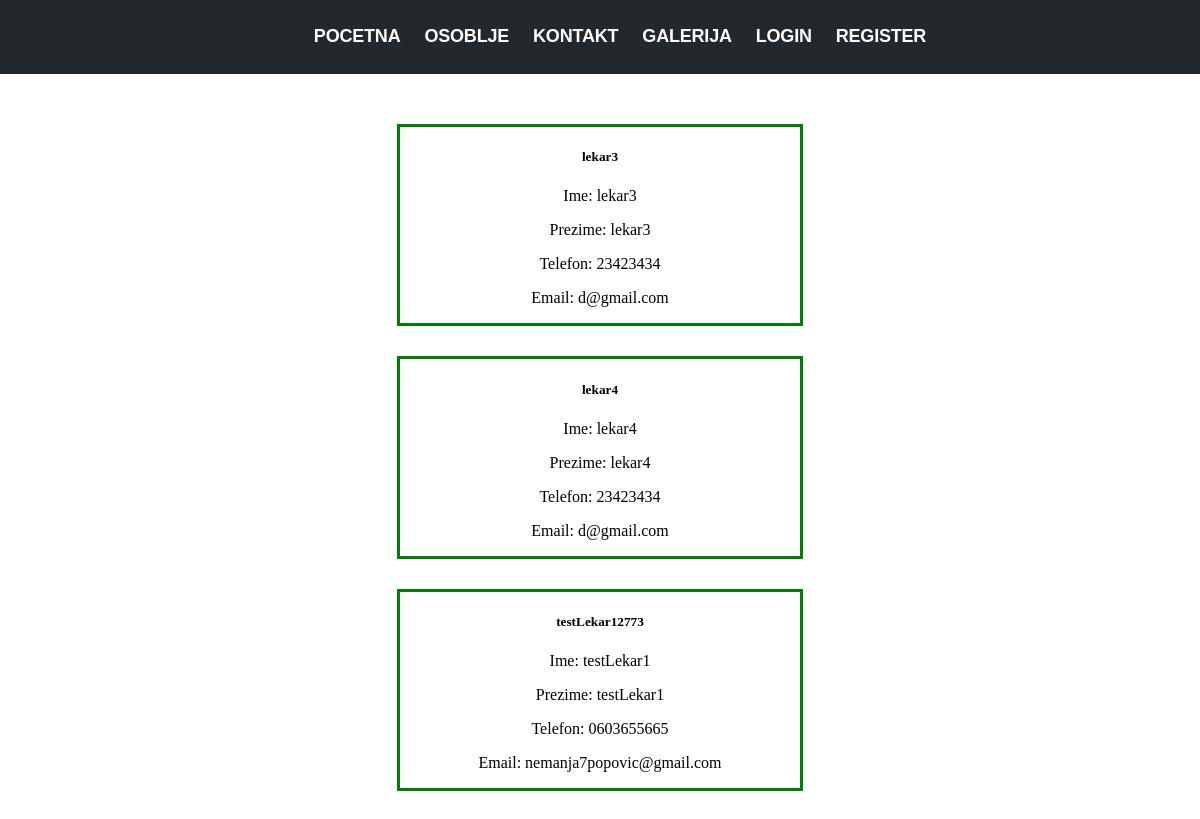
/osoblje.php, run on the app's committed database.
### tables this page shows
CREATE TABLE `korisnik` (
  `id` int(11) NOT NULL,
  `ime` varchar(30) NOT NULL,
  `prezime` varchar(30) NOT NULL,
  `korime` varchar(30) NOT NULL,
  `lozinka` varchar(30) NOT NULL,
  `pol` enum('musko','zensko') NOT NULL,
  `mesto_rodjenja` varchar(30) NOT NULL,
  `drzava_rodjenja` varchar(30) NOT NULL,
  `datum_rodjenja` date NOT NULL,
  `jmbg` int(13) NOT NULL,
  `telefon` varchar(20) NOT NULL,
  `email` varchar(50) NOT NULL,
  `slika` varchar(30) NOT NULL,
  `status` enum('pacijent','lekar','admin') NOT NULL,
  `status_odobrenja` enum('cekanje','odobren') NOT NULL
);

### assets/php/funkcije.php (called while the page is built, shortened)
<?php
function konekcija(){
    $servername = "localhost";
    $username = "root";
    $password = "";
    $dbname = "medicinska_ustanova";
    $conn = new mysqli($servername, $username, $password, $dbname);
    return $conn;
}
function get($sql){
    $conn = konekcija();
    $result = $conn->query($sql);
    return $result;
}
?>

### osoblje.php (the view, shortened to what this page needs)
<?php
include_once("assets/php/funkcije.php");
?>
<html>
<head>
    <link rel="stylesheet" href="assets/css/style.css">
</head>
<body>
<div class="navigacija">
    <?php include_once("assets/php/navigacija.php"); ?>
</div>
<div class="pocetna">
    <?php
        $lekari = get("SELECT * FROM korisnik WHERE status='lekar' AND status_odobrenja='odobren'");
        while ($lekar = $lekari->fetch_assoc()){
            ?>
                <div class="osoblje mx-auto">
                    <h5><b><?php echo $lekar["korime"]; ?></b></h5>
                    <p>Ime: <?php echo $lekar["ime"]; ?></p>
                    <p>Prezime: <?php echo $lekar["prezime"]; ?></p>
                    <p>Telefon: <?php echo $lekar["telefon"]; ?></p>
                    <p>Email: <?php echo $lekar["email"]; ?></p>
                </div>
            <?php
        }
    ?>
</div>
</body>
</html>

### assets/css/style.css (style rules this page uses)
body { margin: 0; }
.mx-auto { margin-left: auto; margin-right: auto; }
.osoblje { max-width: 400px; border: 3px solid green; text-align: center; margin-bottom: 30px; }

### data on the page
korisnik: korime "lekar3", ime "lekar3", prezime "lekar3", telefon "23423434", email "d@gmail.com"
korisnik: korime "lekar4", ime "lekar4", prezime "lekar4", telefon "23423434", email "d@gmail.com"
korisnik: korime "testLekar12773", ime "testLekar1", prezime "testLekar1", telefon "0603655665", email "nemanja7popovic@gmail.com"
